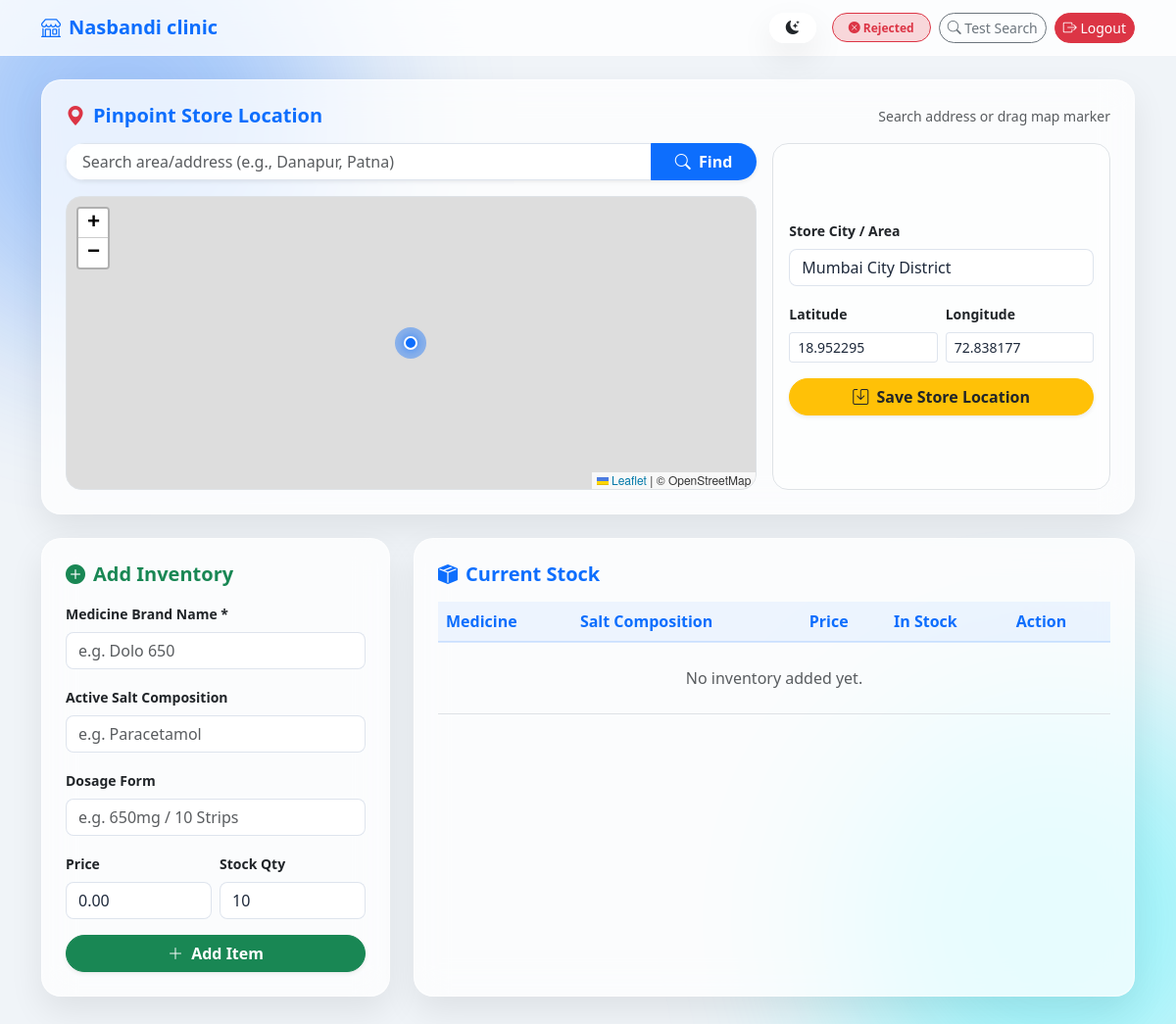
Page /dashboard (signed in) on the committed database.
### tables this page shows
CREATE TABLE shops 
                        (id INTEGER PRIMARY KEY, name TEXT, city TEXT, password TEXT, lat REAL, lng REAL, status TEXT DEFAULT 'Pending', license_number TEXT, license_image TEXT, gst_certificate TEXT, shop_photo TEXT);

### app.py (the view, shortened to what this page needs)
@app.route("/dashboard", methods=["GET", "POST"])
def dashboard():
    if "shop_id" not in session:
        return redirect("/login")
    db = get_db()
    items = db.execute("SELECT * FROM inventory WHERE shop_id=?", (session["shop_id"],)).fetchall()
    shop = db.execute("SELECT * FROM shops WHERE id=?", (session["shop_id"],)).fetchone()
    reservations = db.execute("""
        SELECT r.id, r.customer_phone, r.created_at, i.med_name
        FROM reservations r
        JOIN inventory i ON r.inventory_id = i.id
        WHERE i.shop_id = ? ORDER BY r.id DESC
    """, (session["shop_id"],)).fetchall()
    return render_template("dashboard.html", items=items, shop=shop, reservations=reservations)

### app.py (called while the page is built)
def get_db():
    conn = sqlite3.connect("database.db")
    conn.row_factory = sqlite3.Row
    conn.execute("PRAGMA foreign_keys = ON;")
    return conn

### templates/dashboard.html (shortened to what this page needs)
<!DOCTYPE html>
<html lang="en">
<head>
    <link rel="stylesheet" href="https://cdn.jsdelivr.net/npm/bootstrap@5.3.0/dist/css/bootstrap.min.css">
    <link rel="stylesheet" href="https://unpkg.com/leaflet@1.9.4/dist/leaflet.css" />
    <link rel="stylesheet" href="https://cdn.jsdelivr.net/npm/bootstrap-icons@1.10.5/font/bootstrap-icons.css">
    <link rel="stylesheet" href="/static/css/style.css">
</head>
<body class="ambient-bg pb-5">
<nav class="navbar navbar-expand-lg glass-nav sticky-top mb-4">
    <div class="container">
        <span class="navbar-brand fw-bold text-primary"><i class="bi bi-shop me-2"></i>{% if shop %}{{ shop.name }}{% else %}Shop Dashboard{% endif %}</span>
        <div class="d-flex align-items-center gap-2">
            <button class="btn btn-sm glass-card px-3 rounded-pill me-2" onclick="toggleTheme()" title="Toggle Theme">
                <i id="theme-toggle-icon" class="bi bi-moon-stars-fill text-dark"></i>
            </button>
            {% if shop and shop.status == 'Verified' %}
                <span class="badge bg-success-subtle text-success border border-success px-3 py-2 rounded-pill"><i class="bi bi-patch-check-fill"></i> Verified</span>
            {% elif shop and shop.status == 'Rejected' %}
                <span class="badge bg-danger-subtle text-danger border border-danger px-3 py-2 rounded-pill"><i class="bi bi-x-circle-fill"></i> Rejected</span>
            {% else %}
                <span class="badge bg-warning-subtle text-warning border border-warning px-3 py-2 rounded-pill"><i class="bi bi-clock-history"></i> Pending Approval</span>
            {% endif %}
            <a href="/" class="btn btn-outline-secondary btn-sm rounded-pill"><i class="bi bi-search"></i> Test Search</a>
            <a href="/logout" class="btn btn-danger btn-sm rounded-pill"><i class="bi bi-box-arrow-right"></i> Logout</a>
        </div>
    </div>
</nav>
<div class="container">
    <div class="row g-4">
        <div class="col-12">
            <div class="card glass-card p-4">
                <div class="d-flex justify-content-between align-items-center mb-3">
                    <h5 class="fw-bold mb-0 text-primary"><i class="bi bi-geo-alt-fill text-danger me-2"></i>Pinpoint Store Location</h5>
                    <small class="text-muted">Search address or drag map marker</small>
                </div>
                <div class="row g-3">
                    <div class="col-md-8">
                        <div class="input-group mb-3 shadow-sm rounded-pill overflow-hidden">
                            <input type="text" id="address-search" class="form-control glass-input border-0 ps-3" placeholder="Search area/address (e.g., Danapur, Patna)">
                            <button class="btn btn-primary px-4 fw-semibold" type="button" onclick="geocodeAddress()"><i class="bi bi-search me-1"></i> Find</button>
                        </div>
                        <div id="admin-map" class="rounded-4 border" style="height: 300px;"></div>
                    </div>
                    <div class="col-md-4">
                        <form action="/update_location" method="POST" class="p-3 rounded-4 border bg-white bg-opacity-50 h-100 d-flex flex-column justify-content-center">
                            <div class="mb-3">
                                <label class="form-label small fw-bold">Store City / Area</label>
                                <input type="text" name="city" id="city" class="form-control glass-input rounded-3" value="{% if shop %}{{ shop.city or '' }}{% endif %}" placeholder="e.g. Patna" required>
                            </div>
                            <div class="row g-2 mb-3">
                                <div class="col-6">
                                    <label class="form-label small fw-bold">Latitude</label>
                                    <input type="text" name="lat" id="lat" class="form-control form-control-sm glass-input text-muted" value="{% if shop %}{{ shop.lat or '' }}{% endif %}" readonly>
                                </div>
                                <div class="col-6">
                                    <label class="form-label small fw-bold">Longitude</label>
                                    <input type="text" name="lng" id="lng" class="form-control form-control-sm glass-input text-muted" value="{% if shop %}{{ shop.lng or '' }}{% endif %}" readonly>
                                </div>
                            </div>
                            <button type="submit" class="btn btn-warning text-dark w-100 fw-semibold rounded-pill shadow-sm"><i class="bi bi-save me-1"></i> Save Store Location</button>
                        </form>
                    </div>
                </div>
            </div>
        </div>
        <div class="col-md-4">
            <div class="card glass-card p-4 h-100">
                <h5 class="fw-bold mb-3 text-success"><i class="bi bi-plus-circle-fill me-2"></i>Add Inventory</h5>
                <form method="POST">
                    <div class="mb-3">
                        <label class="form-label small fw-bold">Medicine Brand Name *</label>
                        <input type="text" name="med_name" class="form-control glass-input rounded-3" placeholder="e.g. Dolo 650" required>
                    </div>
                    <div class="mb-3">
                        <label class="form-label small fw-bold">Active Salt Composition</label>
                        <input type="text" name="salt_composition" class="form-control glass-input rounded-3" placeholder="e.g. Paracetamol">
                    </div>
                    <div class="mb-3">
                        <label class="form-label small fw-bold">Dosage Form</label>
                        <input type="text" name="dosage" class="form-control glass-input rounded-3" placeholder="e.g. 650mg / 10 Strips">
                    </div>
                    <div class="row g-2 mb-3">
                        <div class="col-6">
                            <label class="form-label small fw-bold">Price</label>
                            <input type="number" step="0.01" name="price" class="form-control glass-input rounded-3" value="0.00">
                        </div>
                        <div class="col-6">
                            <label class="form-label small fw-bold">Stock Qty</label>
                            <input type="number" name="stock_quantity" class="form-control glass-input rounded-3" value="10">
                        </div>
                    </div>
                    <button type="submit" class="btn btn-success w-100 fw-semibold rounded-pill shadow-sm"><i class="bi bi-plus-lg me-1"></i> Add Item</button>
                </form>
            </div>
        </div>
        <div class="col-md-8">
            <div class="card glass-card p-4 h-100">
                <h5 class="fw-bold mb-3 text-primary"><i class="bi bi-box-seam-fill me-2"></i>Current Stock</h5>
                <div class="table-responsive">
                    <table class="table table-glass align-middle">
                        <thead>
                            <tr>
                                <th>Medicine</th>
                                <th>Salt Composition</th>
                                <th>Price</th>
                                <th>In Stock</th>
                                <th>Action</th>
                            </tr>
                        </thead>
                        <tbody>
                            {% for item in items %}
                            <tr>
                                <td>
                                    <div class="fw-semibold text-primary">{{ item.med_name }}</div>
                                    <small class="text-muted">{{ item.dosage or 'N/A' }}</small>
                                </td>
                                <td><span class="badge bg-light text-dark border">{{ item.salt_composition or 'N/A' }}</span></td>
                                <td class="fw-bold">${{ "%.2f"|format(item.price or 0.0) }}</td>
                                <td><span class="badge bg-success rounded-pill px-3 py-2">{{ item.stock_quantity or 0 }} units</span></td>
                                <td>
                                    <form action="/delete_medicine/{{ item.id }}" method="POST" class="m-0" onsubmit="return confirm('Remove medicine?');">
                                        <button type="submit" class="btn btn-outline-danger btn-sm rounded-circle"><i class="bi bi-trash"></i></button>
                                    </form>
                                </td>
                            </tr>
                            {% else %}
                            <tr>
                                <td colspan="5" class="text-center py-4 text-muted">No inventory added yet.</td>
                            </tr>
                            {% endfor %}
                        </tbody>
                    </table>
                </div>
            </div>
        </div>
    </div>
</div>
</body>
</html>

### static/css/style.css (style rules this page uses)
:root { --primary-gradient: linear-gradient(135deg, #0d6efd 0%, #0a58ca 50%, #6610f2 100%); --liquid-gradient: linear-gradient(-45deg, #0d6efd, #0a58ca, #17a2b8, #6610f2); --glass-bg: rgba(255, 255, 255, 0.75); --glass-bg-hover: rgba(255, 255, 255, 0.88); --glass-border: rgba(255, 255, 255, 0.6); --glass-shadow: 0 15px 35px rgba(0, 0, 0, 0.08); }
body { font-family: system-ui, -apple-system, "Segoe UI", Roboto, "Helvetica Neue", Arial, sans-serif; background-color: #f0f4f8; color: #2c3e50; min-height: 100vh; overflow-x: hidden; animation: pageFadeIn 0.5s ease-out; }
.ambient-bg { position: relative; min-height: 100vh; background-color: #f0f4f8; overflow-x: hidden; }
.ambient-bg::before, .ambient-bg::after { content: ""; position: fixed; width: 450px; height: 450px; border-radius: 50%; filter: blur(90px); opacity: 0.35; pointer-events: none; z-index: 0; animation: floatBlob 14s ease-in-out infinite alternate; }
.ambient-bg::before { background: #0d6efd; top: -100px; left: -100px; }
.ambient-bg::after { background: #00f2fe; bottom: -100px; right: -100px; animation-delay: -7s; }
.glass-card { background: var(--glass-bg) !important; backdrop-filter: blur(16px); -webkit-backdrop-filter: blur(16px); border: 1px solid var(--glass-border) !important; box-shadow: var(--glass-shadow); border-radius: 20px !important; transition: transform 0.3s cubic-bezier(0.165, 0.84, 0.44, 1), box-shadow 0.3s ease; position: relative; z-index: 1; }
.glass-nav { background: rgba(255, 255, 255, 0.8) !important; backdrop-filter: blur(12px); -webkit-backdrop-filter: blur(12px); border-bottom: 1px solid rgba(255, 255, 255, 0.5); }
.glass-input { background: rgba(255, 255, 255, 0.85) !important; border: 1px solid rgba(200, 210, 225, 0.6) !important; color: #1e293b !important; backdrop-filter: blur(4px); transition: all 0.25s ease; }
.table-glass { --bs-table-bg: transparent; }
.table-glass thead th { background: rgba(13, 110, 253, 0.06); color: #0d6efd; border-bottom: 2px solid rgba(13, 110, 253, 0.15); }

### rows in the picture
shops: name "Nasbandi clinic", city "Mumbai City District", lat "18.952295", lng "72.838177"
